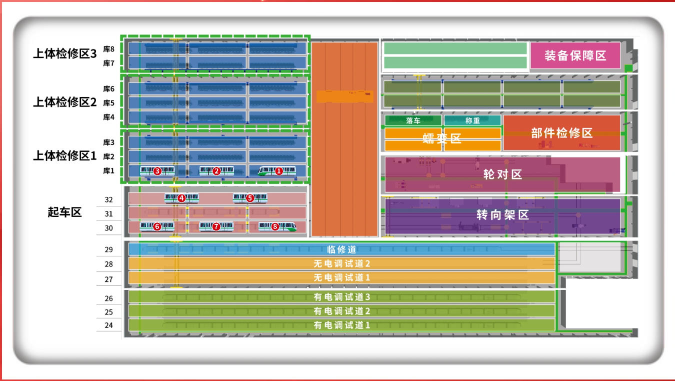
#> input picture 图片/列车模型/列车.jpg, 1349 x 761 px, found by its file name (shown at 1/2 size)
$ python analyze_and_cut.py
#> lines starting #> are read from the running program, lines starting #| are printed output that depends on the picture; after the words box and inside, x2 and y2 are one past the last pixel; in counts of white or black regions, pixels touching at a corner belong together
import cv2
import numpy as np
from PIL import Image

img_pil = Image.open(r'F:\自开发程序\工厂建模\图片\列车模型\列车.jpg')
#> img_pil is the input picture: PIL image 1349x761 RGB; mean R, G, B 191.5, 184.9, 173.6
img = cv2.cvtColor(np.array(img_pil), cv2.COLOR_RGB2BGR)
gray = cv2.cvtColor(img, cv2.COLOR_BGR2GRAY)
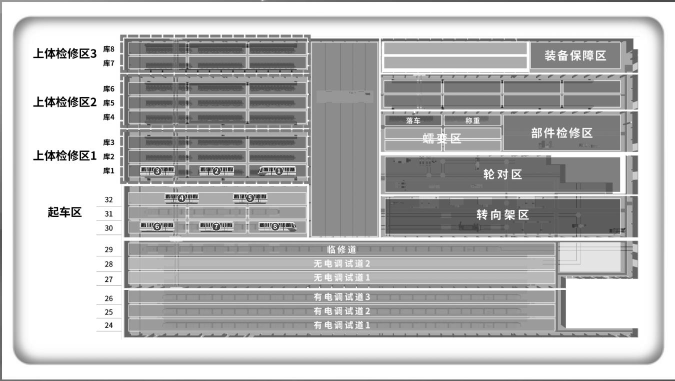
#> gray: shape (761, 1349) (shown at 1/2 size); min 0, max 255, mean 185.6
_, thresh = cv2.threshold(gray, 200, 255, cv2.THRESH_BINARY_INV)
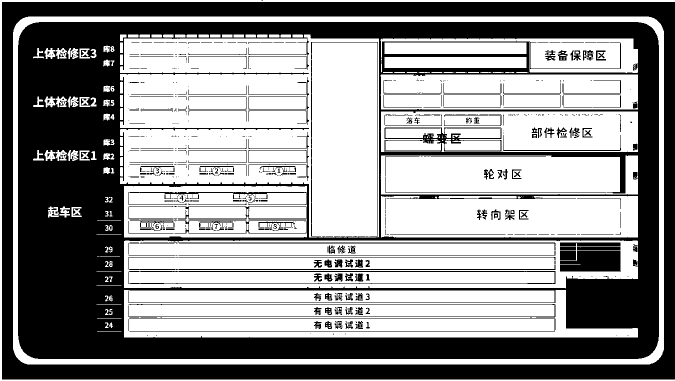
#> thresh: shape (761, 1349) (shown at 1/2 size); 56.9% white; 633 black regions (373 under 20 px), largest, box (x1, y1, x2, y2) and area: (36, 44, 1318, 718) 286437, (4, 4, 1349, 759) 110388, (1120, 501, 1241, 544) 4329

kernel = cv2.getStructuringElement(cv2.MORPH_RECT, (5, 5))
thresh = cv2.dilate(thresh, kernel, iterations=2)
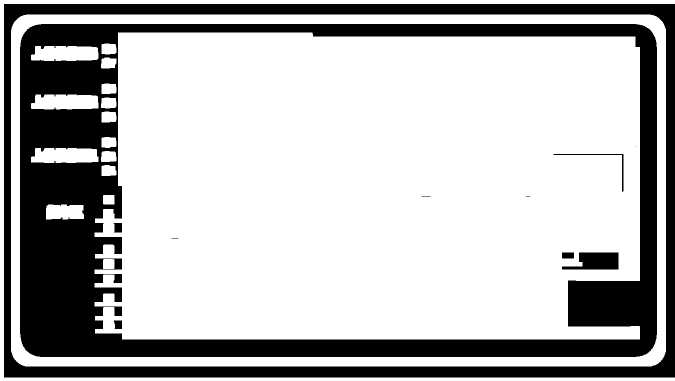
#> thresh: shape (761, 1349) (shown at 1/2 size); 72.2% white; 11 black regions (4 under 20 px), largest, box (x1, y1, x2, y2) and area: (40, 48, 1314, 714) 200555, (8, 8, 1349, 755) 80592, (1124, 505, 1237, 539) 2827
thresh = cv2.erode(thresh, kernel, iterations=2)
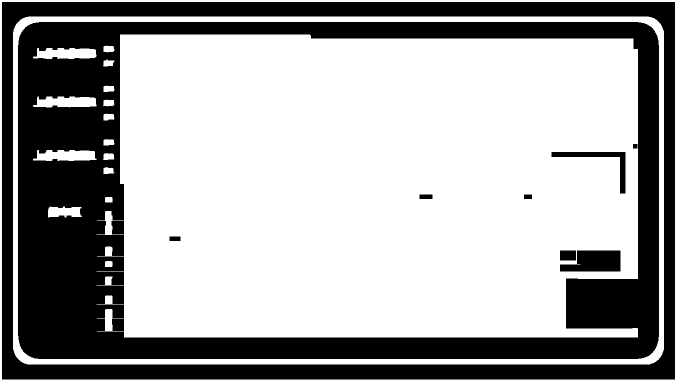
#> thresh: shape (761, 1349) (shown at 1/2 size); 64.7% white; 11 black regions

contours, _ = cv2.findContours(thresh, cv2.RETR_EXTERNAL, cv2.CHAIN_APPROX_SIMPLE)
#> contours = 2 contours; box (x1, y1, x2, y2) and area: (26, 33, 1328, 729) 903131, (0, 0, 1349, 761) 7661

boxes = []
for c in contours:
    x, y, w, h = cv2.boundingRect(c)
    area = w * h
    if area > 10000 and h > 100 and w > 100:
        boxes.append((x, y, w, h, area))
#> this loop made 2 passes
#> (x, y, w, h, area) on passes 1 to 2: (26, 33, 1302, 696, 906192), (0, 0, 1349, 761, 1026589)
#> after the loop, boxes = [(26, 33, 1302, 696, 906192), (0, 0, 1349, 761, 1026589)]

boxes.sort(key=lambda b: b[0])

print(f"找到 {len(boxes)} 个候选区域:")
#| 找到 2 个候选区域:
for i, (x, y, w, h, area) in enumerate(boxes):
    print(f"  [{i}] 位置:({x},{y}) 大小:{w}x{h} 面积:{area}")
#> this loop made 2 passes
#|   [0] 位置:(0,0) 大小:1349x761 面积:1026589
#|   [1] 位置:(26,33) 大小:1302x696 面积:906192

if len(boxes) < 8:
    print("\n尝试降低阈值...")
    boxes2 = []
    for c in contours:
        x, y, w, h = cv2.boundingRect(c)
        area = w * h
        if area > 5000 and h > 50:
            boxes2.append((x, y, w, h, area))
#> after the loop, boxes2 has the same summary as boxes
    boxes2.sort(key=lambda b: b[0])
    print(f"降低阈值后找到 {len(boxes2)} 个候选区域:")
#| 降低阈值后找到 2 个候选区域:
    for i, (x, y, w, h, area) in enumerate(boxes2):
        print(f"  [{i}] 位置:({x},{y}) 大小:{w}x{h} 面积:{area}")

def merge_overlapping(boxes, overlap_thresh=0.3):
#> called with overlap_thresh = 0.3
    if not boxes:
        return []
    result = list(boxes)
#> result = [(0, 0, 1349, 761, 1026589), (26, 33, 1302, 696, 906192)]
    changed = True
    while changed:
        changed = False
        new_result = []
        used = set()
        for i in range(len(result)):
            if i in used:
                continue
            x1, y1, w1, h1, _ = result[i]
            merged = False
            for j in range(i + 1, len(result)):
                if j in used:
                    continue
                x2, y2, w2, h2, _ = result[j]
                ix = max(0, min(x1 + w1, x2 + w2) - max(x1, x2))
                iy = max(0, min(y1 + h1, y2 + h2) - max(y1, y2))
                intersection = ix * iy
                min_area = min(w1 * h1, w2 * h2)
                if min_area > 0 and intersection / min_area > overlap_thresh:
                    nx = min(x1, x2)
                    ny = min(y1, y2)
                    nw = max(x1 + w1, x2 + w2) - nx
                    nh = max(y1 + h1, y2 + h2) - ny
                    new_result.append((nx, ny, nw, nh, nw * nh))
                    used.add(j)
                    merged = True
                    changed = True
                    break
            if not merged and i not in used:
                new_result.append(result[i])
        result = new_result
    return result

merged = merge_overlapping(boxes)
#> merged = [(0, 0, 1349, 761, 1026589)]
merged.sort(key=lambda b: b[0])
print(f"\n合并后找到 {len(merged)} 个区域:")
#| 合并后找到 1 个区域:
for i, (x, y, w, h, area) in enumerate(merged):
    print(f"  [{i}] 位置:({x},{y}) 大小:{w}x{h} 面积:{area}")
#> this loop made 1 pass
#|   [0] 位置:(0,0) 大小:1349x761 面积:1026589
